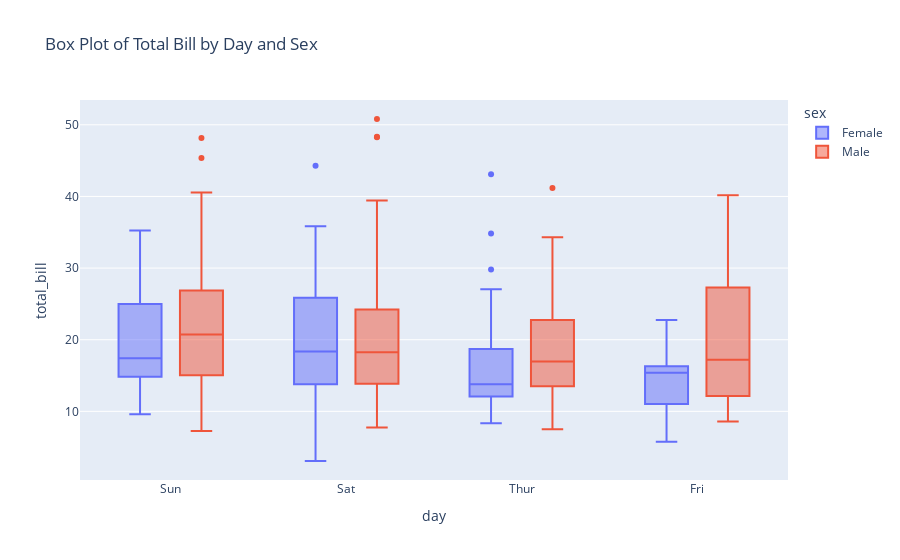

Source (notebook cell):
### Markdown cell above
Q2. Using the tips dataset in the Plotly library, plot a box plot using Plotly Express.

### Code cell
# Load tips dataset from Plotly
tips = px.data.tips()

# Box plot
fig = px.box(tips, x="day", y="total_bill", color="sex", title="Box Plot of Total Bill by Day and Sex")
fig.show()

### Figure 1 — Plotly figure (JSON) as saved in the notebook; plotly's stock layout.template omitted (floating-point values rounded to 4 significant figures; data arrays with more than 128 entries replaced by an {"elided": "..."} marker saying what was removed)
{"data": [{"alignmentgroup": "True", "hovertemplate": "sex=Female<br>day=%{x}<br>total_bill=%{y}<extra></extra>", "legendgroup": "Female", "marker": {"color": "#636efa"}, "name": "Female", "notched": false, "offsetgroup": "Female", "orientation": "v", "showlegend": true, "type": "box", "x": ["Sun", "Sun", "Sun", "Sun", "Sun", "Sun", "Sat", "Sat", "Sat", "Sat", "Sat", "Sat", "Sun", "Sun", "Sat", "Sat", "Sat", "Sat", "Sat", "Sat", "Sat", "Thur", "Thur", "Fri", "Fri", "Fri", "Fri", "Fri", "Sat", "Sat", "Sat", "Sat", "Sat", "Sun", "Sun", "Thur", "Thur", "Thur", "Thur", "Thur", "Thur", "Thur", "Thur", "Thur", "Thur", "Thur", "Thur", "Thur", "Thur", "Thur", "Thur", "Thur", "Thur", "Thur", "Thur", "Thur", "Thur", "Sun", "Sun", "Sun", "Sun", "Sun", "Sat", "Sat", "Sun", "Sun", "Sun", "Thur", "Thur", "Thur", "Thur", "Thur", "Thur", "Thur", "Sat", "Sat", "Sat", "Sat", "Sat", "Fri", "Fri", "Fri", "Fri", "Sat", "Sat", "Sat", "Thur"], "x0": " ", "xaxis": "x", "y": [16.99, 24.59, 35.26, 14.83, 10.33, 16.97, 20.29, 15.77, 19.65, 15.06, 20.69, 16.93, 10.29, 34.81, 26.41, 16.45, 3.07, 17.07, 26.86, 25.28, 14.73, 10.07, 34.83, 5.75, 16.32, 22.75, 11.35, 15.38, 44.3, 22.42, 20.92, 14.31, 7.25, 25.71, 17.31, 10.65, 12.43, 24.08, 13.42, 12.48, 29.8, 14.52, 11.38, 20.27, 11.17, 12.26, 18.26, 8.51, 10.33, 14.15, 13.16, 17.47, 27.05, 16.43, 8.35, 18.64, 11.87, 29.85, 25.0, 13.39, 16.21, 17.51, 10.59, 10.63, 9.6, 20.9, 18.15, 19.81, 43.11, 13.0, 12.74, 13.0, 16.4, 16.47, 12.76, 13.27, 28.17, 12.9, 30.14, 13.42, 15.98, 16.27, 10.09, 22.12, 35.83, 27.18, 18.78], "y0": " ", "yaxis": "y"}, {"alignmentgroup": "True", "hovertemplate": "sex=Male<br>day=%{x}<br>total_bill=%{y}<extra></extra>", "legendgroup": "Male", "marker": {"color": "#EF553B"}, "name": "Male", "notched": false, "offsetgroup": "Male", "orientation": "v", "showlegend": true, "type": "box", "x": {"elided": "157 str values"}, "x0": " ", "xaxis": "x", "y": {"elided": "157 float values"}, "y0": " ", "yaxis": "y"}], "layout": {"boxmode": "group", "legend": {"title": {"text": "sex"}, "tracegroupgap": 0}, "title": {"text": "Box Plot of Total Bill by Day and Sex"}, "xaxis": {"anchor": "y", "domain": [0, 1], "title": {"text": "day"}}, "yaxis": {"anchor": "x", "domain": [0, 1], "title": {"text": "total_bill"}}}}
